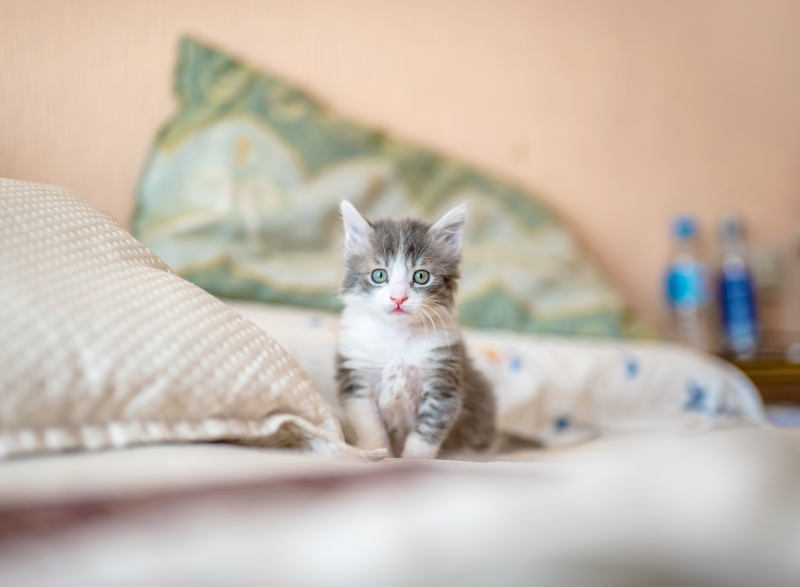
#> input picture input.jpg, 2400 x 1759 px (shown at 1/3 size)
$ python jpg_to_bmp.py
#> lines starting #> are read from the running program, lines starting #| are printed output that depends on the picture
from PIL import Image
import struct

# 開啟 JPG 圖片
jpg_image = Image.open('input.jpg')
#> jpg_image is the input picture: PIL image 2400x1759 RGB; mean R, G, B 197.5, 185.6, 173.2

# 調整圖片大小為 600x400
resized_image = jpg_image.resize((600, 400))
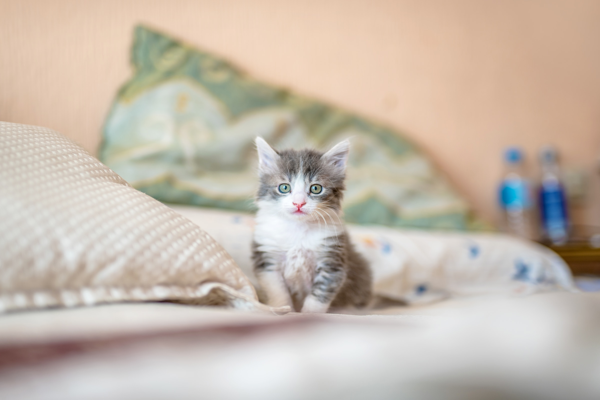
#> resized_image: PIL image 600x400 RGB; mean R, G, B 197.5, 185.6, 173.2

# 轉換為 RGB 模式
resized_image_rgb = resized_image.convert('RGB')

# 取得調整後圖片的寬度和高度
width, height = resized_image.size
#> width = 600; height = 400

# 創建一個新的 BMP 文件（假設為 24 位 BMP 沒有壓縮）
bmp_data = bytearray()

# BMP 標頭（14 個字節）
bmp_data.extend(struct.pack('<ccIHHI', b'B', b'M', 14 + 40 + width * height * 4, 0, 0, 14 + 40))

# DIB 標頭（40 個字節 - BITMAPINFOHEADER）
bmp_data.extend(struct.pack('<IIIHHIIIIII', 40, width, height, 1, 32, 0, width * height * 4, 0, 0, 0, 0))

# 遍歷每個像素並轉換為 BMP 格式
for y in range(height - 1, -1, -1):  # 由底部向上遍歷
    for x in range(width):
        r, g, b = resized_image_rgb.getpixel((x, y))

        # 將每個通道轉換為小端十六進制並添加 'FF' 代表每個通道
        pixel_data = struct.pack('<BBBB', b, g, r, 0xFF)

        # 將像素數據添加到 BMP 文件
        bmp_data.extend(pixel_data)

# 保存 BMP 文件
with open('output.bmp', 'wb') as bmp_file:
    bmp_file.write(bmp_data)
